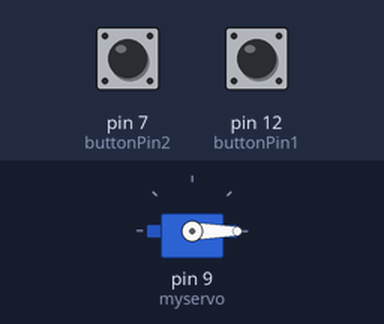
Simulated run of this sketch. Board: Arduino Uno, built with avr-gcc and run on an emulated ATmega328P. Shown: servo. Inputs (shaded band) come from the test bench; at power-on: pin 12 (buttonPin1) LOW, pin 7 (buttonPin2) LOW.

Above: at 1.2 s.
1.3 s: pin 12 (buttonPin1) pulled HIGH for 1 s
At 1.75 s:
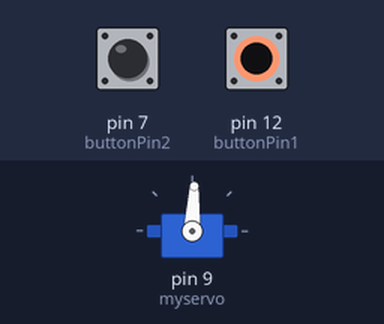
At 3.0 s:
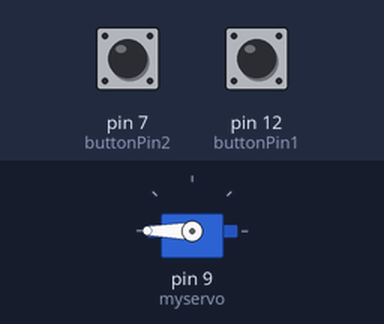
3.8 s: pin 7 (buttonPin2) pulled HIGH for 0.15 s
At 5.1 s:
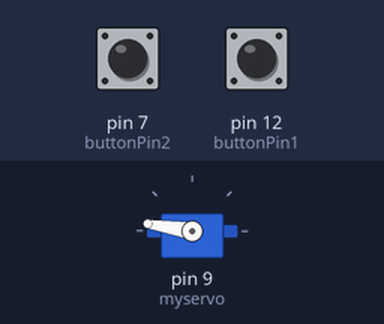
5.4 s: pin 7 (buttonPin2) pulled HIGH for 1 s
At 5.55 s:
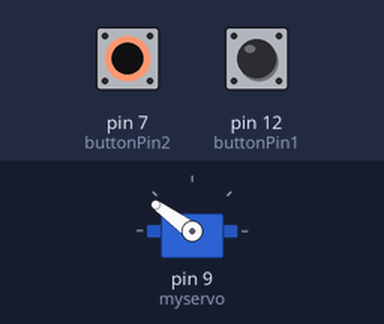
7.9 s: pin 7 (buttonPin2) driven HIGH and pin 12 (buttonPin1) driven HIGH
10.9 s: pin 12 (buttonPin1) driven LOW
13.9 s: pin 12 (buttonPin1) driven HIGH
Timing chart, 0 to 22.4 s (numbered marks = the images above; inputs shaded):
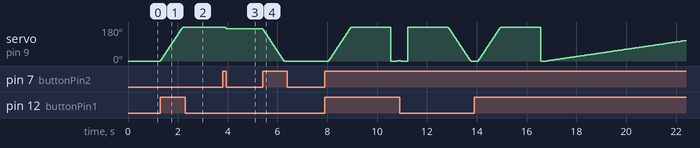

The sketch:

Musica_natalina.ino
```cpp
#include <Servo.h>
Servo myservo;
const int buttonPin1 = 12;
const int buttonPin2 = 7;
int buttonState1 = 0;
int buttonState2 = 0;
int pos = 0;

void setup() {
  myservo.attach(9);
  pinMode(buttonPin1, INPUT);
  pinMode(buttonPin2, INPUT);
}

void loop() {
  buttonState1 = digitalRead(buttonPin1);
  buttonState2 = digitalRead(buttonPin2);
  if (buttonState1 == HIGH) {
    pos += 3;
    myservo.write(pos);
    delay(15);
  } else if (buttonState2 == HIGH) {
    pos -= 3;
    myservo.write(pos);
    delay(15);
  } else {
    myservo.write(pos);
  }
}
```

Measured:
- after the input at 1.3 s, servo on pin 9 (myservo): moves from 0° to 180° over 0.91 s, starting at once
- after the input at 3.8 s, servo on pin 9 (myservo): 180° → 171° after 0.11 s
- after the input at 5.4 s, servo on pin 9 (myservo): moves from 171° to 0° over 0.84 s, starting at once
